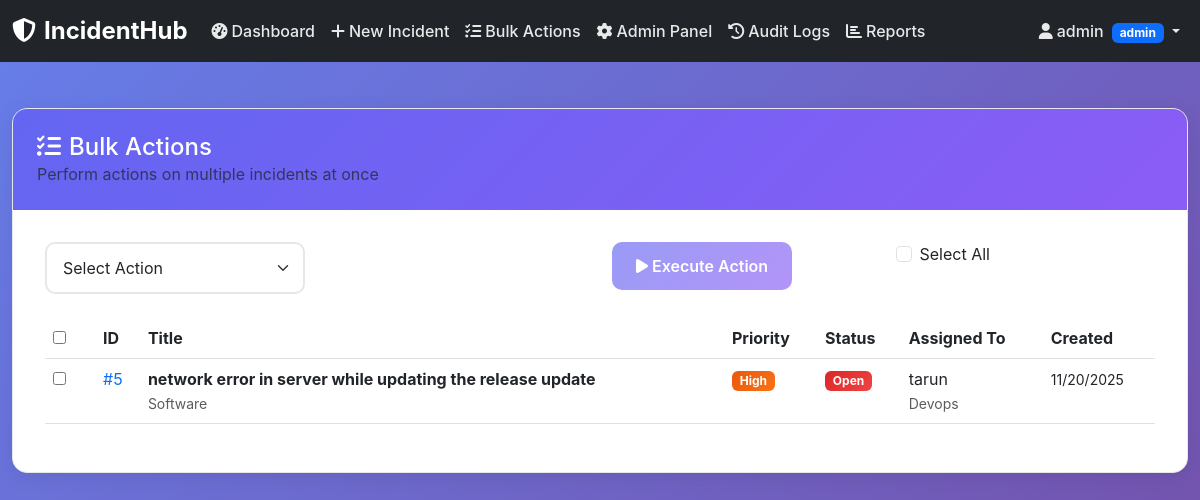
Before: /bulk-actions (signed in) with the older database file.
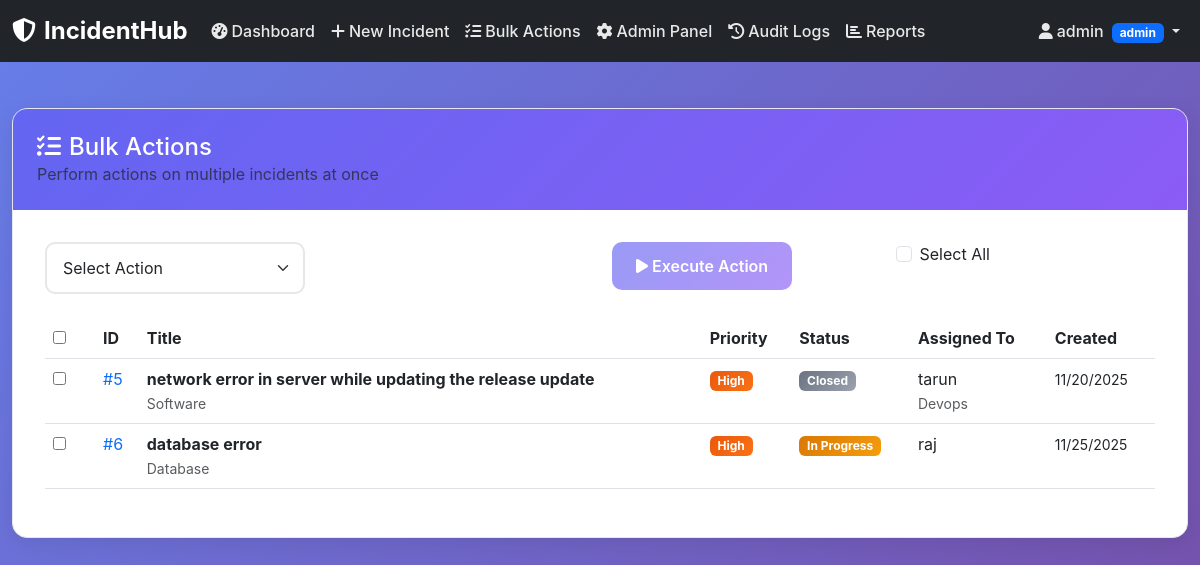
After: the same page with the newer database file.
### app.py (models this page shows, shortened)
class Incident(db.Model):
    id = db.Column(db.Integer, primary_key=True)
    title = db.Column(db.String(200), nullable=False)
    description = db.Column(db.Text, nullable=False)
    priority = db.Column(db.String(20), nullable=False)
    severity = db.Column(db.String(20), nullable=False)
    status = db.Column(db.String(20), nullable=False, default='open')
    category = db.Column(db.String(50), nullable=False)
    created_by = db.Column(db.Integer, db.ForeignKey('user.id'), nullable=False)
    assigned_to = db.Column(db.Integer, db.ForeignKey('user.id'))
    created_at = db.Column(db.DateTime, default=datetime.utcnow)
    updated_at = db.Column(db.DateTime, default=datetime.utcnow, onupdate=datetime.utcnow)
    resolved_at = db.Column(db.DateTime)
    is_deleted = db.Column(db.Boolean, default=False)
    creator = db.relationship('User', foreign_keys=[created_by], backref='created_incidents')
    assignee = db.relationship('User', foreign_keys=[assigned_to], backref='assigned_incidents')

class User(db.Model):
    id = db.Column(db.Integer, primary_key=True)
    username = db.Column(db.String(80), unique=True, nullable=False)
    email = db.Column(db.String(120), unique=True, nullable=False)
    role = db.Column(db.String(20), nullable=False, default='reporter')
    specialization = db.Column(db.String(50))
    password_hash = db.Column(db.String(255), nullable=False)
    created_at = db.Column(db.DateTime, default=datetime.utcnow)
    is_active = db.Column(db.Boolean, default=True)
    permissions = db.Column(db.Text)
    def has_permission(self, action, incident=None):
        permissions = {
            'admin': ['create', 'read', 'update', 'delete', 'assign', 'close', 'bulk_actions', 'user_management'],
            'manager': ['create', 'read', 'update', 'assign', 'close', 'bulk_assign'],
            'engineer': ['read', 'update_assigned', 'work_log'],
            'reporter': ['create', 'read_own', 'upload_attachment']
        }
        if action in permissions.get(self.role, []):
            if action == 'read_own' and incident:
                return incident.created_by == self.id
            if action == 'update_assigned' and incident:
                return incident.assigned_to == self.id
            return True
        return False

### app.py (the view)
@app.route('/bulk-actions')
@login_required
@permission_required('bulk_actions')
def bulk_actions():
    incidents = Incident.query.filter_by(is_deleted=False).all()
    users = User.query.filter_by(role='engineer', is_active=True).all()
    return render_template('bulk_actions.html', incidents=incidents, users=users)

### app.py (called while the page is built)
def login_required(f):
    @wraps(f)
    def decorated_function(*args, **kwargs):
        if 'user_id' not in session:
            return redirect('/login')
        return f(*args, **kwargs)
    return decorated_function

def permission_required(action):
    def decorator(f):
        @wraps(f)
        def decorated_function(*args, **kwargs):
            if 'user_id' not in session:
                return redirect('/login')
            user = User.query.get(session['user_id'])
            if not user or not user.has_permission(action):
                flash('Permission denied', 'error')
                return redirect('/dashboard')
            return f(*args, **kwargs)
        return decorated_function
    return decorator

### templates/bulk_actions.html (shortened to what the changed rows need)
{% extends "base.html" %}
{% block content %}
<div class="container-fluid">
    <div class="content-card fade-in-up">
        <div class="content-body">
            <div class="table-responsive">
                <table class="table table-hover">
                    <thead>
                        <tr>
                            <th width="50">
                                <input type="checkbox" id="masterCheckbox" onchange="toggleSelectAll()">
                            </th>
                            <th>ID</th>
                            <th>Title</th>
                            <th>Priority</th>
                            <th>Status</th>
                            <th>Assigned To</th>
                            <th>Created</th>
                        </tr>
                    </thead>
                    <tbody>
                        {% for incident in incidents %}
                        <tr>
                            <td>
                                <input type="checkbox" class="incident-checkbox" value="{{ incident.id }}" onchange="updateExecuteButton()">
                            </td>
                            <td>
                                <a href="/incident/{{ incident.id }}" class="text-decoration-none">
                                    #{{ incident.id }}
                                </a>
                            </td>
                            <td>
                                <strong>{{ incident.title }}</strong>
                                <br><small class="text-muted">{{ incident.category.title() }}</small>
                            </td>
                            <td>
                                <span class="badge severity-{{ incident.priority }}">
                                    {{ incident.priority.title() }}
                                </span>
                            </td>
                            <td>
                                <span class="badge status-{{ incident.status }}">
                                    {{ incident.status.replace('_', ' ').title() }}
                                </span>
                            </td>
                            <td>
                                {% if incident.assignee %}
                                    {{ incident.assignee.username }}
                                    {% if incident.assignee.specialization %}
                                        <br><small class="text-muted">{{ incident.assignee.specialization.title() }}</small>
                                    {% endif %}
                                {% else %}
                                    <span class="text-muted">Unassigned</span>
                                {% endif %}
                            </td>
                            <td>
                                <small>{{ incident.created_at.strftime('%m/%d/%Y') }}</small>
                            </td>
                        </tr>
                        {% endfor %}
                    </tbody>
                </table>
            </div>
        </div>
    </div>
</div>
{% endblock %}

Changed rows visible on the page:
changed Incident "network error in server while updating the release update": status "open" → "closed" (drawn); status.replace "Open" → "Closed"
added Incident: id "6", title "database error", category "Database", priority "High", status.replace "In Progress", assignee.username "raj", created_at "11/25/2025"
